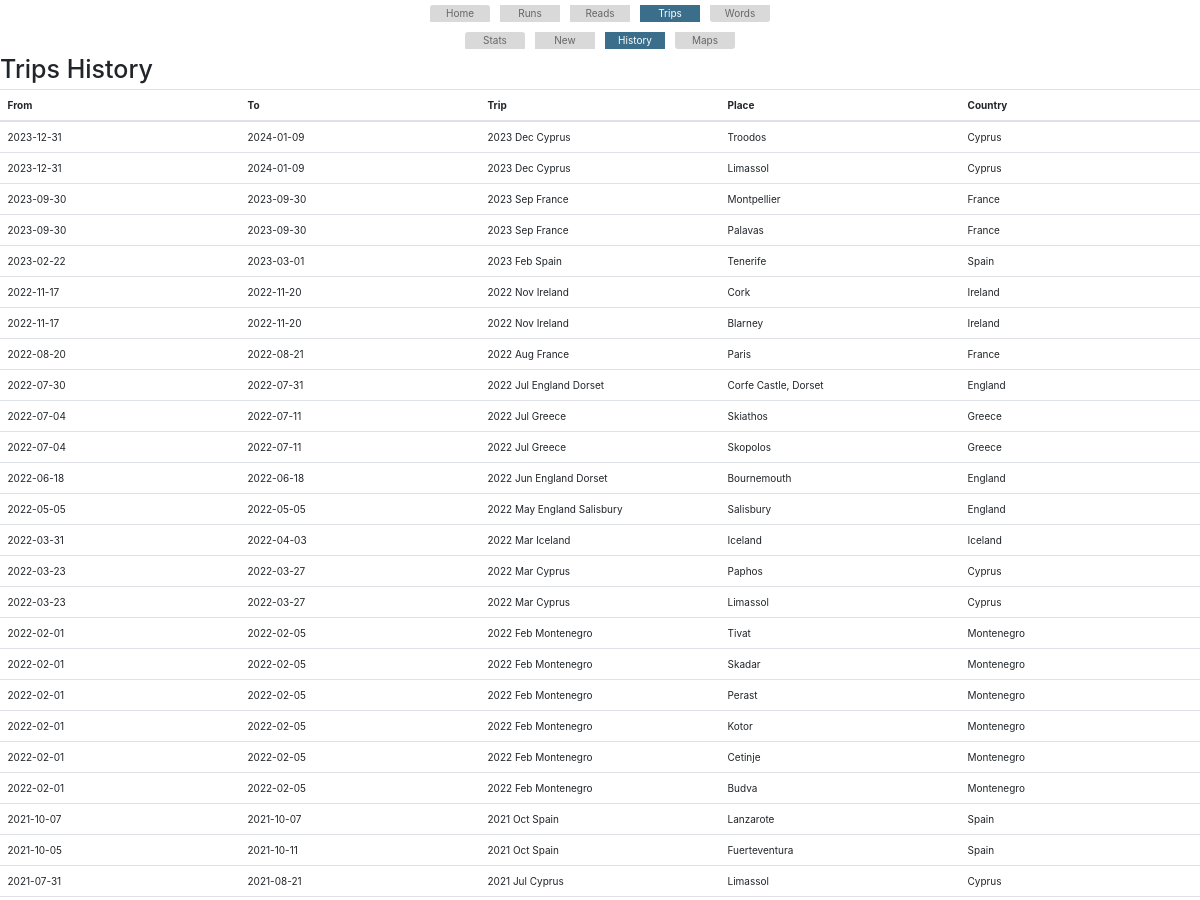
Page /trips/history (signed in, upper part) on the earlier database version.
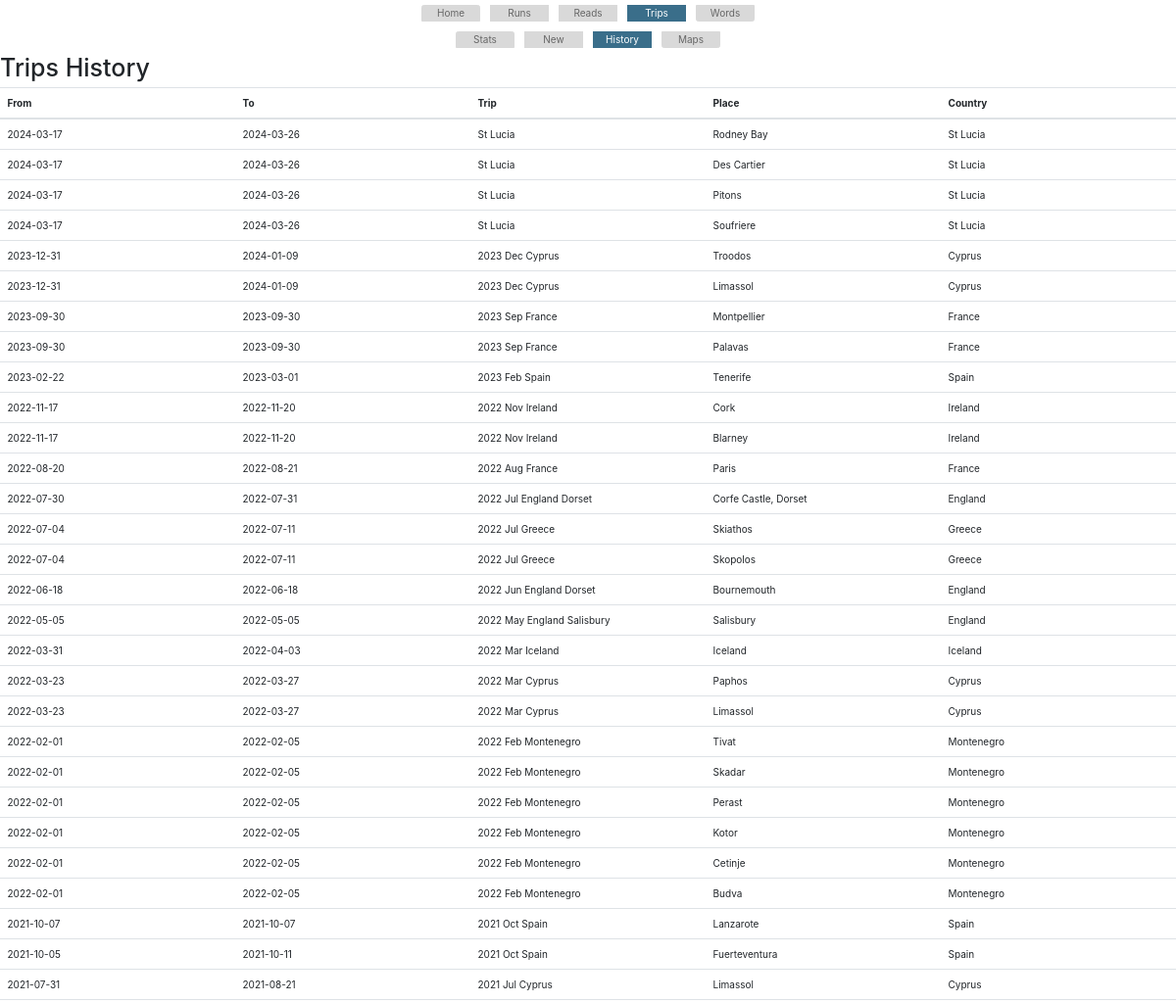
Same page on the later database version.
### app.py (models this page shows)
class Trips(db.Model):
    id = db.Column(db.Integer, primary_key=True)
    trip_name = db.Column(db.String(100))
    date_start = db.Column(db.String(20))
    date_end = db.Column(db.String(20))
    place = db.Column(db.String(50))
    place_country = db.Column(db.String(20))
    place_continent = db.Column(db.String(20))
    lat = db.Column(db.String(50))
    lon = db.Column(db.String(50))
    date_added = db.Column(db.String(20))

### app.py (the view)
@app.route('/trips/history', methods=['GET', 'POST'])
@login_required
def trips_history():
    trips = Trips.query.order_by(Trips.date_start.desc()).all()
    return render_template('trips_history.html',trips=trips)

### app.py (called while the page is built)
@login_manager.user_loader
def load_user(user_id):
    return User.query.get(int(user_id))

@app.before_request
def before_request():
    if not current_user.is_authenticated and request.endpoint not in ['login', 'static']:
        return redirect(url_for('login'))

### templates/trips_history.html (shortened to what this page needs)
{% extends 'base.html' %}
{% block content %}
{% include 'base_trips.html' %}
        <h1>Trips History</h1>
        <table class="table override_table">
            <thead>
                <tr>
                    <th>From</th>
                    <th>To</th>
                    <th>Trip</th>
                    <th>Place</th>
                    <th>Country</th>
                </tr>
            </thead>
            <tbody>
                {% for trip in trips %}
                    <tr>
                        <td>{{ trip.date_start }}</td>
                        <td>{{ trip.date_end }}</td>
                        <td>{{ trip.trip_name }}</td>
                        <td>{{ trip.place }}</td>
                        <td>{{ trip.place_country }}</td>
                    </tr>
                {% endfor %}
            </tbody>
        </table>
    {% endblock %}

### templates/base.html (shortened to what this page needs)
<!DOCTYPE html>
<html lang="en">
<head>
    <link rel="stylesheet" href="{{ url_for('static', filename='bootstrap.min.css') }}">
    <link rel="stylesheet" href="{{ url_for('static', filename='my_override_style.css') }}">
</head>
<body>
    <div class="d-flex justify-content-center base_buttons">
        <nav>
        <ul class="list-group d-flex flex-row">
            <li class="m-2 list-group-item {% if request.endpoint == 'index' %}active{% endif %}"><a href="{{ url_for('index') }}">Home</a></li>
            <li class="m-2 list-group-item {% if 'runs' in request.endpoint %}active{% endif %}"><a href="{{ url_for('runs_stats') }}">Runs</a></li>
            <li class="m-2 list-group-item {% if 'reads' in request.endpoint %}active{% endif %}"><a href="{{ url_for('reads_stats') }}">Reads</a></li>
            <li class="m-2 list-group-item {% if 'trips' in request.endpoint %}active{% endif %}"><a href="{{ url_for('trips_stats') }}">Trips</a></li>
            <li class="m-2 list-group-item {% if 'words' in request.endpoint %}active{% endif %}"><a href="{{ url_for('words_stats') }}">Words</a></li>
        </ul>
        </nav>
    </div>
    <div>
        {% block content %}
        {% endblock %}
    </div>
    <br/>
    <br/>
    <br/>
    <br/>
    <br/>
    <br/>
</body>
</html>

### templates/base_trips.html
<div class="d-flex justify-content-center base_buttons base_buttons">
    <ul class="list-group d-flex flex-row">
        <li class="list-group-item m-2 {% if 'stats' in request.endpoint %}active{% endif %}"><a href="{{ url_for('trips_stats') }}">Stats</a></li>
        <li class="list-group-item m-2 {% if 'new' in request.endpoint %}active{% endif %}"><a href="{{ url_for('trips_new') }}">New</a></li>
        <li class="list-group-item m-2 {% if 'history' in request.endpoint %}active{% endif %}"><a href="{{ url_for('trips_history') }}">History</a></li>
        <li class="list-group-item m-2 {% if 'maps' in request.endpoint %}active{% endif %}"><a href="{{ url_for('trips_maps') }}">Maps</a></li>
    </ul>
</div>

### static/my_override_style.css (style rules this page uses)
* { font-size: 6pt; }
body { display: none; }
@media screen and (min-width: 1000px) { * { font-size: 10px; } }
@media screen and (min-width: 1000px) { .list-group-item { padding: 0; } }
.override_table { table-layout: fixed; }
.trips_stats_table th, td { width: 16.7%; }
ul { list-style: none; }
li { width: 60px; text-align: center; }
.list-group-item.active { background-color: #3A6E8A; color: white; border-color: #3A6E8A; }
.list-group-item.active a { background-color: #3A6E8A; color: white; border-color: #3A6E8A; }
.list-group-item { background-color: #D9D9D9; color: #666666; border-color: #D9D9D9; }
.list-group-item a { background-color: #D9D9D9; color: #666666; border-color: #D9D9D9; }
td { vertical-align: middle; }
table { background-color:rgba(0, 0, 0, 0); }
th { background-color:rgba(0, 0, 0, 0); }

Differences in the rows shown:
added Trips: date_start "2024-03-17", date_end "2024-03-26", trip_name "St Lucia", place "Rodney Bay", place_country "St Lucia"
added Trips: date_start "2024-03-17", date_end "2024-03-26", trip_name "St Lucia", place "Des Cartier", place_country "St Lucia"
added Trips: date_start "2024-03-17", date_end "2024-03-26", trip_name "St Lucia", place "Pitons", place_country "St Lucia"
added Trips: date_start "2024-03-17", date_end "2024-03-26", trip_name "St Lucia", place "Soufriere", place_country "St Lucia"
